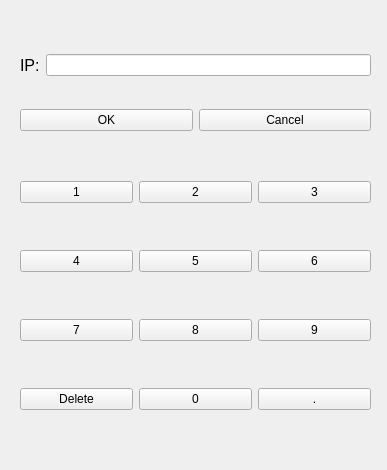
<?xml version="1.0" encoding="UTF-8"?>
<ui version="4.0">
 <class>ConnectWidget</class>
 <widget class="QWidget" name="ConnectWidget">
  <property name="geometry">
   <rect>
    <x>0</x>
    <y>0</y>
    <width>387</width>
    <height>470</height>
   </rect>
  </property>
  <property name="windowTitle">
   <string>ConnectWidget</string>
  </property>
  <widget class="QWidget" name="horizontalLayoutWidget">
   <property name="geometry">
    <rect>
     <x>20</x>
     <y>30</y>
     <width>351</width>
     <height>71</height>
    </rect>
   </property>
   <layout class="QHBoxLayout" name="horizontalLayout">
    <item>
     <widget class="QLabel" name="label">
      <property name="font">
       <font>
        <pointsize>12</pointsize>
       </font>
      </property>
      <property name="text">
       <string>IP:</string>
      </property>
     </widget>
    </item>
    <item>
     <widget class="QLineEdit" name="lineEdit"/>
    </item>
   </layout>
  </widget>
  <widget class="QWidget" name="horizontalLayoutWidget_2">
   <property name="geometry">
    <rect>
     <x>20</x>
     <y>100</y>
     <width>351</width>
     <height>41</height>
    </rect>
   </property>
   <layout class="QHBoxLayout" name="horizontalLayout_3">
    <item>
     <widget class="QPushButton" name="pushButton_2">
      <property name="text">
       <string>OK</string>
      </property>
     </widget>
    </item>
    <item>
     <widget class="QPushButton" name="pushButton">
      <property name="text">
       <string>Cancel</string>
      </property>
     </widget>
    </item>
   </layout>
  </widget>
  <widget class="QWidget" name="gridLayoutWidget">
   <property name="geometry">
    <rect>
     <x>20</x>
     <y>140</y>
     <width>351</width>
     <height>311</height>
    </rect>
   </property>
   <layout class="QGridLayout" name="gridLayout">
    <item row="3" column="0">
     <widget class="QPushButton" name="pushButton_6">
      <property name="text">
       <string>Delete</string>
      </property>
     </widget>
    </item>
    <item row="2" column="0">
     <widget class="QPushButton" name="pushButton_5">
      <property name="text">
       <string>7</string>
      </property>
     </widget>
    </item>
    <item row="0" column="1">
     <widget class="QPushButton" name="pushButton_7">
      <property name="text">
       <string>2</string>
      </property>
     </widget>
    </item>
    <item row="1" column="0">
     <widget class="QPushButton" name="pushButton_4">
      <property name="text">
       <string>4</string>
      </property>
     </widget>
    </item>
    <item row="0" column="0">
     <widget class="QPushButton" name="pushButton_3">
      <property name="text">
       <string>1</string>
      </property>
     </widget>
    </item>
    <item row="0" column="2">
     <widget class="QPushButton" name="pushButton_8">
      <property name="text">
       <string>3</string>
      </property>
     </widget>
    </item>
    <item row="1" column="1">
     <widget class="QPushButton" name="pushButton_9">
      <property name="text">
       <string>5</string>
      </property>
     </widget>
    </item>
    <item row="1" column="2">
     <widget class="QPushButton" name="pushButton_10">
      <property name="text">
       <string>6</string>
      </property>
     </widget>
    </item>
    <item row="2" column="1">
     <widget class="QPushButton" name="pushButton_11">
      <property name="text">
       <string>8</string>
      </property>
     </widget>
    </item>
    <item row="2" column="2">
     <widget class="QPushButton" name="pushButton_12">
      <property name="text">
       <string>9</string>
      </property>
     </widget>
    </item>
    <item row="3" column="1">
     <widget class="QPushButton" name="pushButton_13">
      <property name="text">
       <string>0</string>
      </property>
     </widget>
    </item>
    <item row="3" column="2">
     <widget class="QPushButton" name="pushButton_14">
      <property name="text">
       <string>.</string>
      </property>
     </widget>
    </item>
   </layout>
  </widget>
 </widget>
 <resources/>
 <connections/>
</ui>
